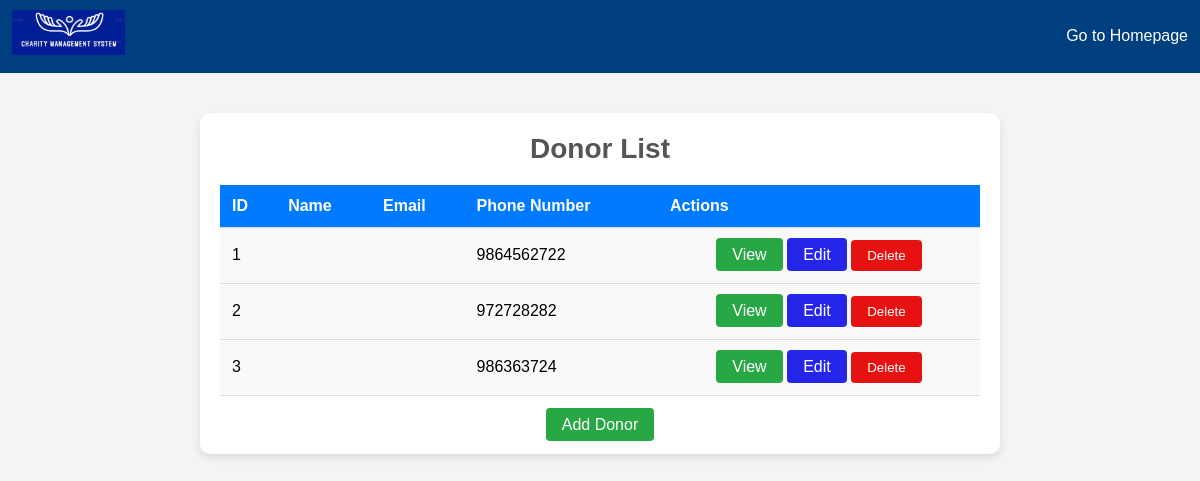
The page /doner/ on the database as committed earlier.
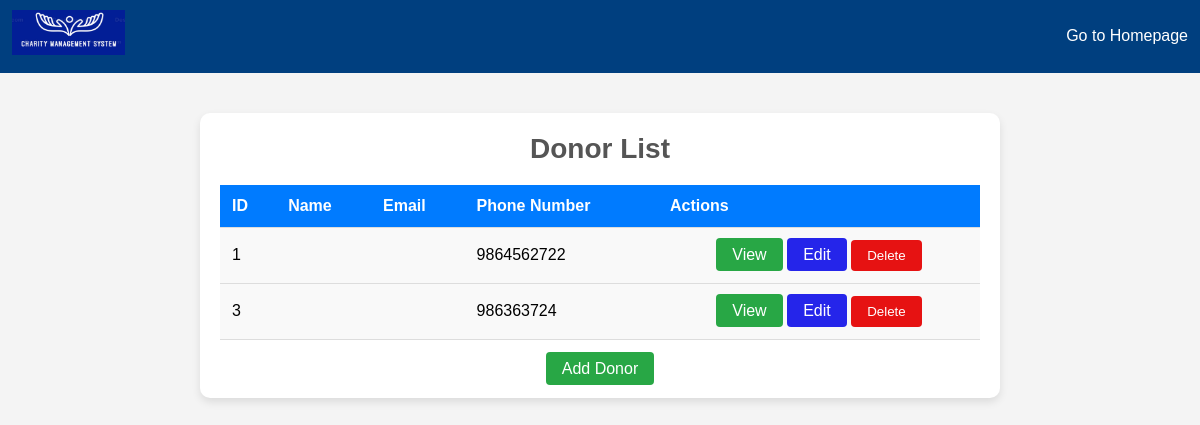
The same page on the database as committed later.
### donor_management/models.py (models this page shows, shortened)
class Donor(models.Model):
    user = models.ForeignKey(User, on_delete=models.CASCADE, null=True)
    phone_number = models.CharField(max_length=15, null=True)
    address = models.CharField(max_length=100, null=True)
    district = models.CharField(max_length=100, null=True)
    country = models.CharField(max_length=100, null=True)
    created_at = models.DateTimeField(auto_now_add=True)
    updated_at = models.DateTimeField(auto_now=True)

### donor_management/views.py (the view)
# urls.py: path('', views.donor_list, name='donor_list'),
def donor_list(request):
    donors = Donor.objects.all()
    return render(request, 'donor_management/donor_list.html', {'donors': donors})

### donor_management/templates/donor_management/donor_list.html (shortened to what this page needs)
<!DOCTYPE html>
<html lang="en">
<head>
</head>
<body>
    <header>
        {% include 'navbar.html' %}
    </header>
    <div class="list-container">
        <h1>Donor List</h1>
        {% if donors %}
        <table>
            <thead>
                <tr>
                    <th>ID</th>
                    <th>Name</th>
                    <th>Email</th>
                    <th>Phone Number</th>
                    <th>Actions</th>
                </tr>
            </thead>
            <tbody>
                {% for donor in donors %}
                <tr>
                    <td>{{ donor.id }}</td>
                    <td>{{ donor.first_name }} {{ donor.last_name }}</td>
                    <td>{{ donor.email }}</td>
                    <td>{{ donor.phone_number }}</td>
                    <td class="text-center">
                        <a href="{% url 'donor_detail' donor.id %}" class="btn">View</a>
                        <a href="{% url 'donor_update' donor.id %}" class="btn btn-edit">Edit</a>
                        <button class="btn btn-delete" onclick="showDeleteModal('{{ donor.id }}', '{{ donor.name}}')">Delete</button>
                    </td>
                </tr>
                {% endfor %}
            </tbody>
        </table>
        {% else %}
        <p class="no-donors">No donors found.</p>
        {% endif %}
        <div class="text-center">
            <a href="{% url 'add_donor' %}" class="btn">Add Donor</a>
        </div>
    </div>
</body>
</html>

### Charity_Project/templates/navbar.html (shortened to what this page needs)
<!DOCTYPE html>
<html lang="en">
<head>
</head>
<body>
 <header>
    {% load static %}
  <nav class="navbar">
   <div class="container">
       <a href="{% url 'homepage' %}" class="logo">
        <img src="{% static 'images/logo2.png' %}" alt="Charity System Logo" class="logo-img">
       </a>
       {% if request.path == '/' %}
       <ul class="nav-links">
           <li><a href="#">Donations</a></li>
           <li><a href="{% url 'about' %}">About Us</a></li>
           <li><a href="{% url 'contact' %}">Contact</a></li>
       </ul>
       <div class="auth-buttons">
           <a href="{% url 'login_as' %}">Log in</a>
           <a href="{% url 'signup' %}">Sign up</a>
       </div>
       {% else %}
       <a href="{% url 'homepage' %}" class="go_back_to_homepage">Go to Homepage</a>
       {% endif %}
   </div>
</nav>
 </header>
</body>
</html>

### donor_management/templates/donor_management/donor_list.html (style rules this page uses)
body { font-family: 'Arial', sans-serif; background-color: #f4f4f4; margin: 0; }
.list-container { background-color: #ffffff; border-radius: 10px; box-shadow: 0 4px 8px rgba(0, 0, 0, 0.1); padding: 20px; max-width: 800px; margin: 0 auto; }
h1 { font-size: 28px; color: #555; margin-bottom: 20px; text-align: center; font-weight: 600; }
table { width: 100%; border-collapse: collapse; margin-bottom: 20px; }
th, td { padding: 12px; text-align: left; border-bottom: 1px solid #ddd; }
th { background-color: #007bff; color: white; }
td { background-color: #f9f9f9; }
.text-center { text-align: center; }
.btn { padding: 8px 16px; background-color: #28a745; color: white; border: none; border-radius: 4px; cursor: pointer; transition: background-color 0.3s ease; text-decoration: none; }
.btn-edit { background-color: #2525ea; }
.btn-delete { background-color: #e61212; }

### Charity_Project/templates/navbar.html (style rules this page uses)
* { margin: 0; padding: 0; box-sizing: border-box; }
.navbar { background-color: #003f7f; color: white; padding: 10px; margin-bottom: 40px; padding-left: 12px; padding-right: 12px; line-height: 1.3; }
.logo-img { height: 1.2cm; width: 3cm; }
.navbar .container { display: flex; justify-content: space-between; align-items: center; max-width: 1200px; margin: 0 auto; }
.navbar .logo { font-size: 24px; font-weight: bold; text-decoration: none; color: white; }
.go_back_to_homepage { color: white; text-decoration: none; }

Rows that differ between the two databases and show on the page:
removed Donor: id "2", phone_number "972728282"
